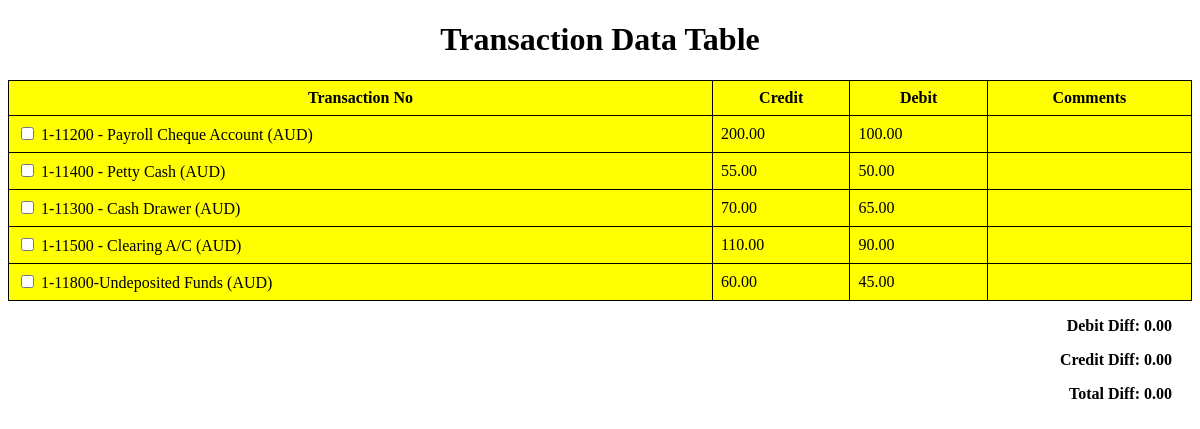
Screenshot of /transactions/ with the database file from the repository.
### payment/models.py (models this page shows, shortened)
class Transaction(models.Model):
    account = models.ForeignKey(Account, on_delete=models.CASCADE)
    template = models.ForeignKey(Template, on_delete=models.CASCADE)
    debit = models.DecimalField(max_digits=10, decimal_places=2)
    credit = models.DecimalField(max_digits=10, decimal_places=2)
    quantity = models.PositiveIntegerField(blank=True)
    description = models.TextField(blank=True)

class Account(models.Model):
    type = models.CharField(max_length=125)
    def __str__(self):
        return self.type

### payment/views.py (the view)
# urls.py: path('transactions/', views.transactions_list, name='transactions'),
def transactions_list(request):
    transaction = Transaction.objects.all()
    context = {'transaction':transaction}
    return render(request, 'transactions_list.html', context=context)

### payment/templates/transactions_list.html (shortened to what this page needs)
{% load static %}
<!DOCTYPE html>
<html>
<head>
</head>
<body>
    <h1> Transaction Data Table </h1>
    <div style="overflow-x: auto;">
        <table id="transactionTable">
            <thead>
                <tr>
                    <th>Transaction No</th>
                    <th>Credit</th>
                    <th>Debit</th>
                    <th>Comments</th>
                </tr>
            </thead>
            <tbody style="background-color: yellow;">
                {% for t in transaction %}
                <tr>
                    <td><input type="checkbox" class="transaction-checkbox" onchange="updateTotals()"> {{t.account}}</td>
                    <td>{{t.credit}}</td>
                    <td>{{t.debit}}</td>
                    <td>{{t.comment}}</td>
                </tr>
                {% endfor %}
            </tbody>
        </table>
    </div>
    <div id="totalsSection" class="totals row justify-content-end">
        <p><span id="debitDiff">Debit Diff: 0.00</span></p>
        <p><span id="creditDiff">Credit Diff: 0.00</span></p>
        <p><span id="totalDiff">Total Diff: 0.00</span></p>
    </div>
</body>
</html>

### payment/templates/transactions_list.html (style rules this page uses)
table { border-collapse: collapse; width: 100%; }
th, td { border: 1px solid black; padding: 8px; }
th { background-color: yellow; }
.totals { font-weight: bold; text-align: right; margin-right: 20px; }
h1 { text-align:center }

### rows the page displays
Transaction: account "1-11200 - Payroll Cheque Account (AUD)", credit "200.00", debit "100.00"
Transaction: account "1-11400 - Petty Cash (AUD)", credit "55.00", debit "50.00"
Transaction: account "1-11300 - Cash Drawer (AUD)", credit "70.00", debit "65.00"
Transaction: account "1-11500 - Clearing A/C (AUD)", credit "110.00", debit "90.00"
Transaction: account "1-11800-Undeposited Funds (AUD)", credit "60.00", debit "45.00"
